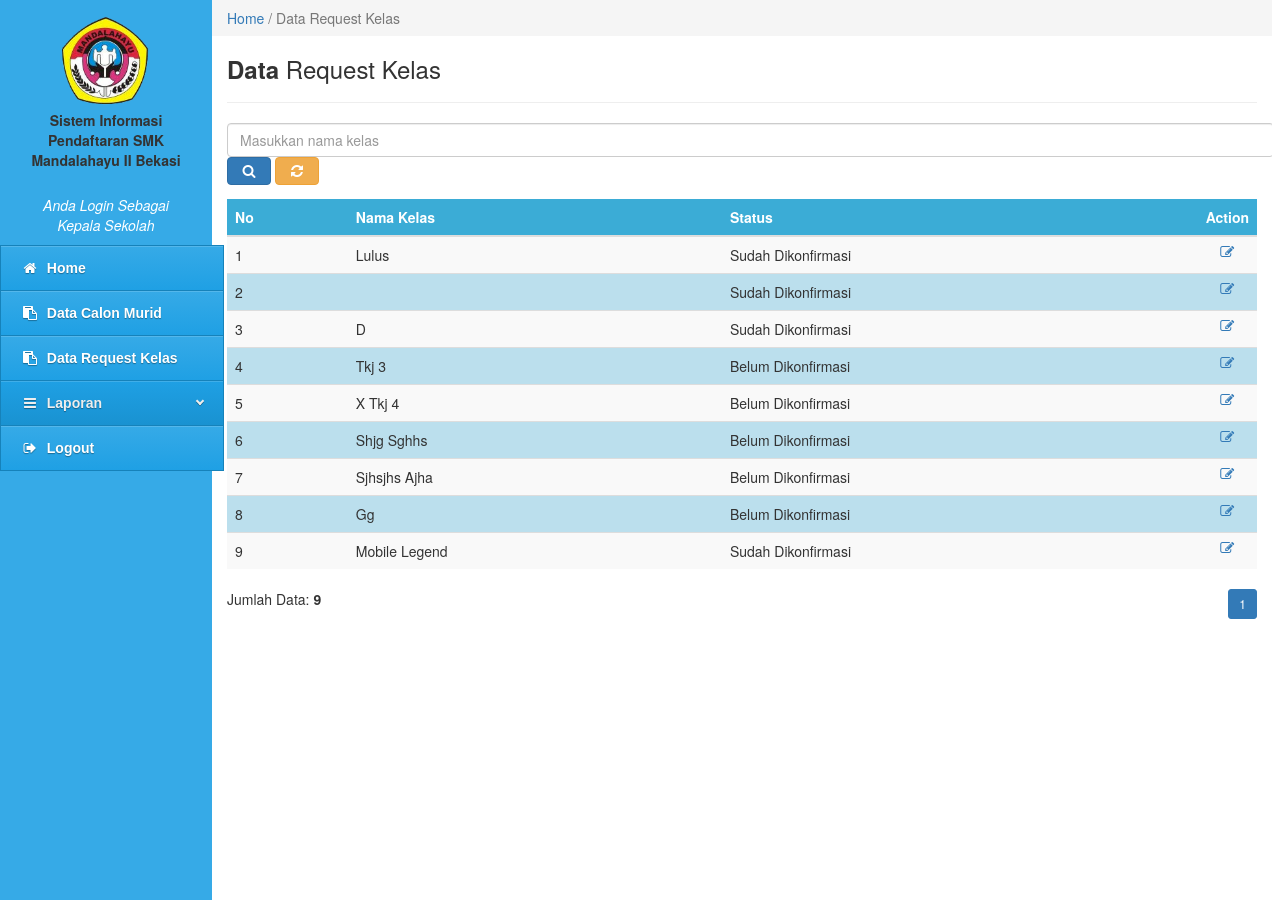
The app's page /kepala-sekolah/kepsek.php?content=data-request-kelas (signed in, upper part), older data.
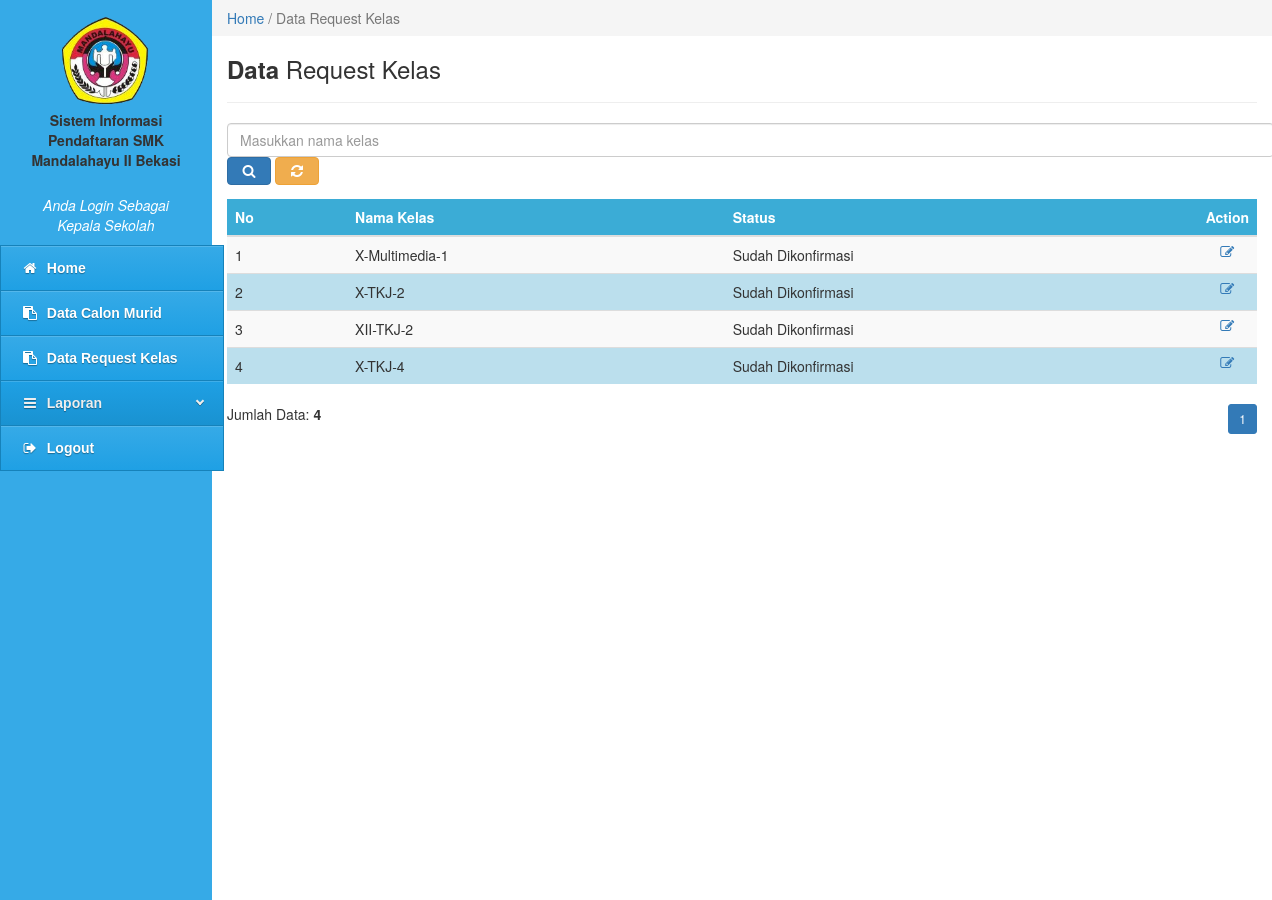
The same page, newer data.
### tables this page shows
CREATE TABLE `tbl_request_kelas` (
  `id_request_kelas` int(10) NOT NULL,
  `nama_kelas` varchar(20) NOT NULL,
  `status` int(2) NOT NULL,
  `jumlah_murid` int(20) NOT NULL
);

### kepala-sekolah/data-request-kelas.php (the view, shortened to what this page needs)
<div class="col-md-10" style="padding:0px">
    <ol class="breadcrumb" style="margin:0;border-radius:0;">
        <li class="active"><a href="#">Home</a> / Data Request Kelas</li>
    </ol>
</div>
<div class="col-md-10" style="">
  	<h3><b>Data</b> Request Kelas</h3>
    <hr>
       <form class="form-inline" action="" method="POST">
      <div class="form-group">
        <input size="134x" type="text" name="pencarian" class="form-control" placeholder="Masukkan nama kelas">
        <button type="submit" class="btn btn-primary"><i class="fa fa-search fa-fw"></i></button>
        <a href="kepsek.php?content=data-request-kelas"><button type="button" class="btn btn-warning"><i class="fa fa-refresh fa-fw"></i></button></a>
      </div>
    </form>
</div>
<div class="col-md-10">
  <form class="form-horizontal" method="POST">
      <table class="table table-striped">
        <thead>
          <tr>
            <th>No</th>
            <th>Nama Kelas</th>
            <th>Status</th>
            <th><center>Action</center></th>
          </tr>
        </thead>
        <tbody>
          <?php
            include '../config/koneksi.php';
            $batas  = 10;
            $hal    = @$_GET['hal'];
            if (empty($hal)) {
              $posisi = 0;
              $hal    = 1;
            } else {
              $posisi = ($hal - 1) * $batas;
            }
            if($_SERVER['REQUEST_METHOD'] == "POST") {
              $pencarian = trim(mysqli_real_escape_string($konek, $_POST['pencarian']));
              if ($pencarian != '') {
                $sql = "SELECT * FROM tbl_request_kelas WHERE nama_kelas LIKE '%$pencarian%'";
                $query = $sql;
                $queryJml = $sql;
              } else {
                $query = "SELECT * FROM tbl_request_kelas LIMIT $posisi, $batas ";
                $queryJml = "SELECT * FROM tbl_request_kelas";
                $no = $posisi + 1;
              }
            } else {
              $query = "SELECT * FROM tbl_request_kelas LIMIT $posisi, $batas ";
              $queryJml = "SELECT * FROM tbl_request_kelas";
            }
            $querydata = mysqli_query($konek, $query)or die(mysqli_error($konek));
                    if(mysqli_num_rows($querydata) == 0){
                      echo '<tr><td colspan="5" align="center">Tidak ada data!</td></tr>';
                    }
                      else
                    {
                      $no = 1;
                      while($data = mysqli_fetch_array($querydata)){
                         ?>
                        <tr>
                        <td><?php echo $no ?></td>
                        <td><?php
                        $kalimat = $data['nama_kelas'];
                        $kalimat_new = ucwords($kalimat);
                        echo $kalimat_new;
                        ?></td>
                        <td><?php if ($data['status']==0) echo "Belum Dikonfirmasi"; else echo "Sudah Dikonfirmasi"; ?></td>
                        <?php
                         echo '<td  width="20"><center><a data-toggle="tooltip" data-placement="left" title="Edit Status" href=kepsek.php?content=edit-status-request-kelas&&id_request_kelas='.$data['id_request_kelas'].'><i class="fa fa-edit fa-fw"></i></a></center></td>';
                        echo '</tr>';
                        $no++;
                      }
                    }
                ?>
        </tbody>
      </table>
    </form>
    <?php
     if($_SERVER['REQUEST_METHOD'] == "POST") {
            $pencarian = trim(mysqli_real_escape_string($konek, $_POST['pencarian']));
        echo "<div style=\"float:left;\">";
        $jml = mysqli_num_rows(mysqli_query($konek, $queryJml));
        echo "Data Hasil Pencarian: <b>$jml</b>";
        echo "</div>";
      } else { ?>
        <div style="float:left;">
          <?php
          $jml = mysqli_num_rows(mysqli_query($konek, $queryJml));
          echo "Jumlah Data: <b>$jml</b>";
          ?>
        </div>
        <div style="float:right;">
          <ul class="pagination pagination-sm" style="margin: 0">
            <?php
            $jml_hal = ceil($jml / $batas);
            for ($i=1; $i <= $jml_hal; $i++) {
              if ($i != $hal) {
                echo "<li><a href=\"kepsek.php?content=data-request-kelas&&hal=$i\">$i</a></li>";
              } else {
                echo "<li class=\"active\"><a>$i</a></li>";
              }
            }
            ?>
          </ul>
        </div>
        <?php
      }
    ?>
</div>

Row changes from the older to the newer data that the page shows:
removed tbl_request_kelas: nama_kelas "X Tkj 4", status "Belum Dikonfirmasi"
removed tbl_request_kelas: nama_kelas "Shjg Sghhs", status "Belum Dikonfirmasi"
removed tbl_request_kelas: nama_kelas "Sjhsjhs Ajha", status "Belum Dikonfirmasi"
removed tbl_request_kelas: nama_kelas "Gg", status "Belum Dikonfirmasi"
removed tbl_request_kelas: nama_kelas "Mobile Legend", status "Sudah Dikonfirmasi"
changed tbl_request_kelas: nama_kelas "Lulus" → "X-Multimedia-1"
changed tbl_request_kelas: nama_kelas (not shown) → "X-TKJ-2"
changed tbl_request_kelas: nama_kelas "D" → "XII-TKJ-2"
changed tbl_request_kelas: nama_kelas "Tkj 3" → "X-TKJ-4"; status "Belum Dikonfirmasi" → "Sudah Dikonfirmasi"
Text that changed along with them:
$jml: "9" → "4"
